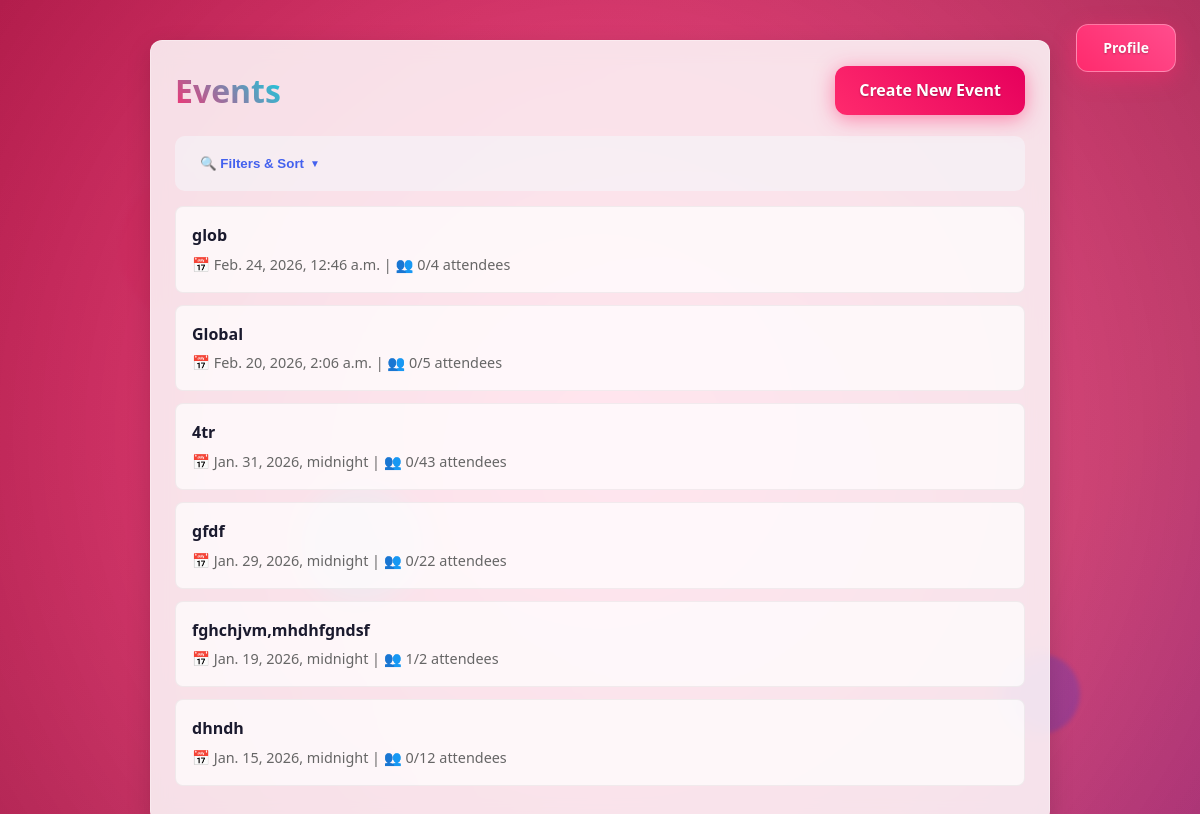
The app's page / (signed in) with its own data.
### events/models.py (models this page shows, shortened)
class Event(models.Model):
    owner = models.ForeignKey(
        User,
        on_delete=models.CASCADE,
        related_name='events'
    )
    invited_users = models.ManyToManyField(
        User,
        related_name='invited_events',
        blank=True
    )
    name = models.CharField(max_length=200)
    date = models.DateTimeField()
    capacity = models.PositiveIntegerField()
    location_name = models.CharField(max_length=200, blank=True)
    location_address = models.CharField(max_length=300, blank=True)
    latitude = models.DecimalField(max_digits=13, decimal_places=10, null=True, blank=True)
    longitude = models.DecimalField(max_digits=13, decimal_places=10, null=True, blank=True)
    description = models.TextField(blank=True)
    is_global = models.BooleanField(default=False)
    invite_only = models.BooleanField(default=False)
    qr_token = models.UUIDField(default=uuid.uuid4, unique=True, editable=False)

### events/views.py (the view, shortened to what this page needs)
# urls.py: path('', views.event_list, name='event_list'),
@login_required
def event_list(request):
    queryset = Event.objects.filter(
        Q(owner=request.user)
        | Q(invited_users=request.user)
        | Q(is_global=True, invite_only=False)
    ).distinct()
    date_from = request.GET.get('date_from')
    date_to = request.GET.get('date_to')
    if date_from:
        queryset = queryset.filter(date__gte=date_from)
    availability = request.GET.get('availability', 'all')
    sort_by = request.GET.get('sort_by', 'date')
    if sort_by == 'date':
        queryset = queryset.order_by('-date')
    elif sort_by == 'date_asc':
        queryset = queryset.order_by('date')
    elif sort_by == 'name_asc':
        queryset = queryset.order_by('name')
    elif sort_by == 'name_desc':
        queryset = queryset.order_by('-name')
    context = {
        'events': queryset,
        'date_from': date_from,
        'date_to': date_to,
        'availability': availability,
        'sort_by': sort_by,
    }
    return render(request, 'events/event_list.html', context)

### templates/events/event_list.html (shortened to what this page needs)
<!DOCTYPE html>
<html lang="en">
<head>
  {% load static %}
  <link rel="stylesheet" href="{% static 'css/styles.css' %}">
</head>
<body>
  <div class="particle"></div>
  <div class="particle"></div>
  <div class="particle"></div>
  <div class="profile-button-wrapper">
    {% if user.is_authenticated %}
      <a href="{% url 'profile' %}" class="profile-btn">Profile</a>
    {% else %}
      <a href="{% url 'login' %}" class="profile-btn">Log in</a>
    {% endif %}
  </div>
  <div class="container">
    <div class="content-card fade-in-up">
      <div style="display: flex; justify-content: space-between; align-items: center; margin-bottom: 20px;">
        <h1 class="gradient-text">Events</h1>
        <a href="{% url 'create_event' %}" class="btn btn-primary btn-create">Create New Event</a>
      </div>
      <div class="filters-container">
        <div class="filters-header">
          <button id="toggleFiltersBtn" class="filter-toggle-btn">
            🔍 Filters & Sort
          </button>
        </div>
      </div>
      {% if events %}
        <ul class="event-list">
          {% for event in events %}
            <li class="event-item fade-in-up">
              <a href="{% url 'event_detail' event.id %}">
                <strong>{{ event.name }}</strong>
                <div class="event-meta">
                  📅 {{ event.date }} | 👥 {{ event.attendees.count }}/{{ event.capacity }} attendees
                </div>
              </a>
            </li>
          {% endfor %}
        </ul>
      {% else %}
        <div class="text-center" style="padding: 40px; color: #666; background: rgba(255, 255, 255, 0.7); border-radius: var(--border-radius);">
          <h3>No events available yet</h3>
          <p style="margin-top: 10px;">Create your first event to get started!</p>
        </div>
      {% endif %}
    </div>
  </div>
</body>
</html>

### records on screen
Event: name "glob", date "Feb. 24, 2026, 12:46 a.m.", attendees.count "0", capacity "4"
Event: name "Global", date "Feb. 20, 2026, 2:06 a.m.", attendees.count "0", capacity "5"
Event: name "4tr", date "Jan. 31, 2026, midnight", attendees.count "0", capacity "43"
Event: name "gfdf", date "Jan. 29, 2026, midnight", attendees.count "0", capacity "22"
Event: name "fghchjvm,mhdhfgndsf", date "Jan. 19, 2026, midnight", attendees.count "1", capacity "2"
Event: name "dhndh", date "Jan. 15, 2026, midnight", attendees.count "0", capacity "12"
